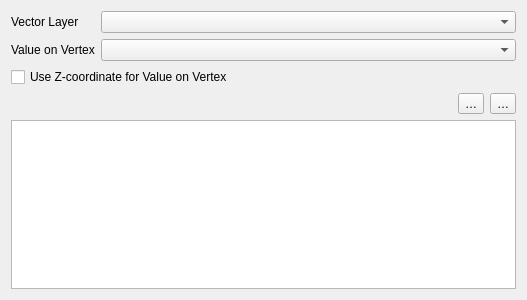
<?xml version="1.0" encoding="UTF-8"?>
<ui version="4.0">
 <class>QgsProcessingTinInputLayersWidgetBase</class>
 <widget class="QWidget" name="QgsProcessingTinInputLayersWidgetBase">
  <property name="geometry">
   <rect>
    <x>0</x>
    <y>0</y>
    <width>527</width>
    <height>300</height>
   </rect>
  </property>
  <property name="windowTitle">
   <string notr="true">Form</string>
  </property>
  <layout class="QGridLayout" name="gridLayout">
   <item row="3" column="0" colspan="2">
    <layout class="QHBoxLayout" name="horizontalLayout">
     <item>
      <spacer name="horizontalSpacer">
       <property name="orientation">
        <enum>Qt::Horizontal</enum>
       </property>
       <property name="sizeHint" stdset="0">
        <size>
         <width>40</width>
         <height>20</height>
        </size>
       </property>
      </spacer>
     </item>
     <item>
      <widget class="QToolButton" name="mButtonAdd">
       <property name="text">
        <string>…</string>
       </property>
       <property name="icon">
        <iconset resource="../../../images/images.qrc">
         <normaloff>:/images/themes/default/mActionAdd.svg</normaloff>:/images/themes/default/mActionAdd.svg</iconset>
       </property>
      </widget>
     </item>
     <item>
      <widget class="QToolButton" name="mButtonRemove">
       <property name="text">
        <string>…</string>
       </property>
       <property name="icon">
        <iconset resource="../../../images/images.qrc">
         <normaloff>:/images/themes/default/mActionRemove.svg</normaloff>:/images/themes/default/mActionRemove.svg</iconset>
       </property>
      </widget>
     </item>
    </layout>
   </item>
   <item row="1" column="1">
    <widget class="QgsFieldComboBox" name="mComboFields">
     <property name="sizePolicy">
      <sizepolicy hsizetype="MinimumExpanding" vsizetype="Fixed">
       <horstretch>0</horstretch>
       <verstretch>0</verstretch>
      </sizepolicy>
     </property>
    </widget>
   </item>
   <item row="0" column="1">
    <widget class="QgsMapLayerComboBox" name="mComboLayers">
     <property name="sizePolicy">
      <sizepolicy hsizetype="Expanding" vsizetype="Fixed">
       <horstretch>0</horstretch>
       <verstretch>0</verstretch>
      </sizepolicy>
     </property>
    </widget>
   </item>
   <item row="0" column="0">
    <widget class="QLabel" name="label_2">
     <property name="text">
      <string>Vector Layer</string>
     </property>
     <property name="buddy">
      <cstring>mComboLayers</cstring>
     </property>
    </widget>
   </item>
   <item row="2" column="0" colspan="2">
    <widget class="QCheckBox" name="mCheckBoxUseZCoordinate">
     <property name="text">
      <string>Use Z-coordinate for Value on Vertex</string>
     </property>
    </widget>
   </item>
   <item row="1" column="0">
    <widget class="QLabel" name="label_3">
     <property name="text">
      <string>Value on Vertex</string>
     </property>
     <property name="buddy">
      <cstring>mComboFields</cstring>
     </property>
    </widget>
   </item>
   <item row="4" column="0" colspan="2">
    <widget class="QTableView" name="mTableView">
     <property name="editTriggers">
      <set>QAbstractItemView::CurrentChanged|QAbstractItemView::SelectedClicked</set>
     </property>
     <property name="selectionMode">
      <enum>QAbstractItemView::SingleSelection</enum>
     </property>
     <property name="selectionBehavior">
      <enum>QAbstractItemView::SelectRows</enum>
     </property>
     <attribute name="horizontalHeaderCascadingSectionResizes">
      <bool>true</bool>
     </attribute>
     <attribute name="horizontalHeaderHighlightSections">
      <bool>false</bool>
     </attribute>
     <attribute name="horizontalHeaderStretchLastSection">
      <bool>true</bool>
     </attribute>
     <attribute name="verticalHeaderVisible">
      <bool>false</bool>
     </attribute>
     <attribute name="verticalHeaderStretchLastSection">
      <bool>false</bool>
     </attribute>
    </widget>
   </item>
  </layout>
 </widget>
 <customwidgets>
  <customwidget>
   <class>QgsMapLayerComboBox</class>
   <extends>QComboBox</extends>
   <header>qgsmaplayercombobox.h</header>
   <container>1</container>
  </customwidget>
  <customwidget>
   <class>QgsFieldComboBox</class>
   <extends>QComboBox</extends>
   <header>qgsfieldcombobox.h</header>
  </customwidget>
 </customwidgets>
 <resources>
  <include location="../../../images/images.qrc"/>
 </resources>
 <connections/>
</ui>
